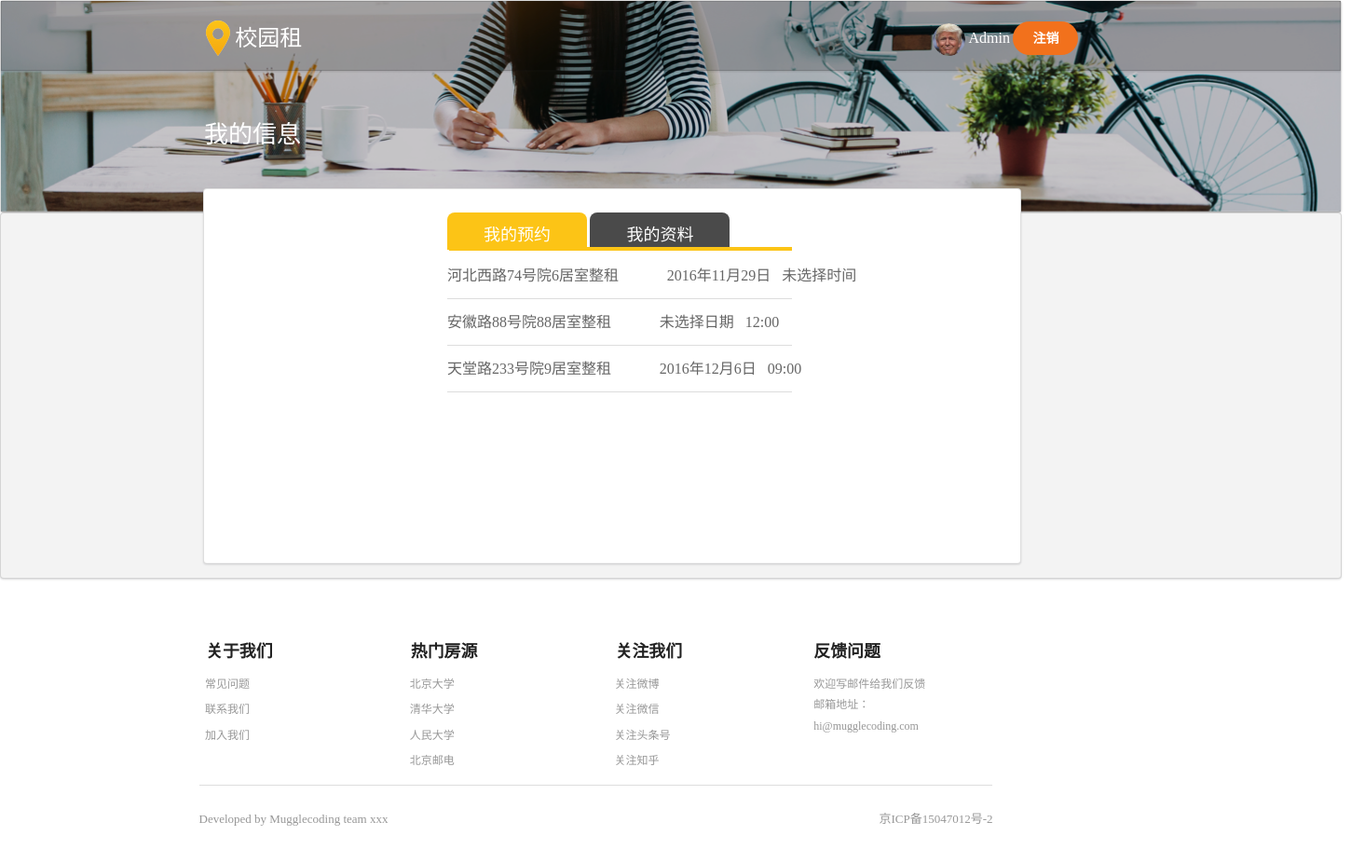
/userinfo/ (signed in), run on the app's committed database.
### workapp/models.py (models this page shows, shortened)
class UserInfo(models.Model):
    belong_to = models.OneToOneField(to=User, related_name='profile')
    username = models.CharField(blank=True, null=False,unique=True,max_length=10)
    phone_number = models.CharField(max_length=11)
    ARTICLE_CHOICES = {
        ('保密', '保密'),
        ('男', '男'),
        ('女', '女'),
    }
    sex = models.CharField(choices=ARTICLE_CHOICES, max_length=10,default='保密')
    email = models.EmailField(blank=True, null=False)
    profile_image = models.ImageField(upload_to='avatar',default='avatar/wenhao.png')

class Collect(models.Model):
    user = models.ForeignKey(to=User,related_name='user')
    house_title = models.ForeignKey(to=HouseInfo,related_name='house_title')
    date = models.CharField(null=True,default='',max_length=50)
    time = models.CharField(null=True, default='',max_length=50)
    phone = models.IntegerField(null=True)

class HouseInfo(models.Model):
    title = models.CharField(max_length=200)# 房源标题
    rent = models.IntegerField(default=1000)# 房源价格
    type = models.CharField(max_length=200)# 类型
    house = models.TextField(default="",blank=True)# 房屋信息
    mianji = models.IntegerField(default=50)
    louceng = models.TextField(default="",blank=True)
    address = models.CharField(max_length=200,blank=True)# 地址信息
    community = models.TextField(default="",blank=True)# 小区信息
    circum = models.TextField(default="",blank=True)# 周边信息
    translate = models.TextField(default="",blank=True)# 交通信息
    installations = models.CharField(max_length=200,blank=True)# 设施信息
    area_to = models.ManyToManyField(to=Area, related_name='area_to')# 房源对应学校名字
    label = models.CharField( max_length=200,blank=True)# 房源标签
    houseIntroduce = models.TextField(blank=True)# 房源简介
    distance = models.IntegerField(default=500)# 房源和学校距离
    ARTICLE_CHOICES = {
        ('一室一厅一卫', '一室一厅一卫'),
        ('二室一厅一卫', '二室一厅一卫'),
        ('三室一厅一卫', '三室一厅一卫'),
        ('三室一厅两卫', '三室一厅两卫'),
        ('三室两厅两卫', '三室两厅两卫'),
        ('四室两厅两卫', '四室两厅两卫'),
    }
    housetype = models.CharField(choices=ARTICLE_CHOICES,max_length=200,blank=True)# 户型
    pic_index = models.ImageField(upload_to='house_pic',blank=True)
    pic_list = models.ImageField(upload_to='house_pic', blank=True)
    pic_max = models.ImageField(upload_to='house_pic')
    pic_1 = models.ImageField(upload_to='house_pic',blank=True)
    pic_2 = models.ImageField(upload_to='house_pic',blank=True)
    pic_3 = models.ImageField(upload_to='house_pic',blank=True)
    pic_4 = models.ImageField(upload_to='house_pic',blank=True)
    pic_5 = models.ImageField(upload_to='house_pic',blank=True)
    pic_6 = models.ImageField(upload_to='house_pic',blank=True)
    pic_7 = models.ImageField(upload_to='house_pic',blank=True)
    pic_8 = models.ImageField(upload_to='house_pic',blank=True)
    pic_9 = models.ImageField(upload_to='house_pic',blank=True)
    def __str__(self):
        return self.title

### workapp/views.py (the view)
# urls.py: url(r'^userinfo/$', userinfo, name='userinfo'),
def userinfo(request):
    context={}
    user = request.user
    try:
        profile = UserInfo.objects.get(belong_to=user)
    except ObjectDoesNotExist:
        profile = UserInfo(belong_to=user,username=user.username,email=user.email)
        profile.save()
    try:
        collect_list = Collect.objects.filter(user=user)
        context['collect_list'] = collect_list
    except ObjectDoesNotExist:
        try:
            a = Collect.objects.filter(house_title='你还没有任何预约哦')
            context['collect_list'] = a
        except ObjectDoesNotExist:
            b = Collect(house_title='你还没有任何预约哦')
            b.save()
            a = Collect.objects.filter(house_title='你还没有任何预约哦')
            context['collect_list'] = a
    return render(request, 'personcenter.html', context)

### workapp/templates/personcenter.html (shortened to what this page needs)
<!DOCTYPE html>
{% load staticfiles %}
<html>
  <head>
    <link rel="stylesheet" href="{% static 'css/semantic.css' %}" media="screen" title="no title">
    <link rel="stylesheet" href="{% static 'css/custom.css' %}" media="screen" title="no title">
  </head>
  <body>
    <div class="ui segment rectangle" style="height:228px;margin:0;padding:0px;">
      <div class="ui top invertd borderless menu" style="height:75px;background-color:rgba(0, 0, 0, 0.2);border-radius: 0px;">
        <a href="{% url 'index' %}"><h3 class="header inverted item zu" style="position:absolute;top:10px;left:200px;">
            <img src="/static/image/logo.png" alt="" style="width:25.9px;height:38px;"/>
            <span style="font-family:SourceHanSansSC-Normal;font-size:24px;font-weight:normal;font-style: normal;font-stretch:normal;text-align:left;color:#ffffff;padding-left:5px;">校园租</span>
        </h3></a>
         <div class="right menu" style="position:absolute;top:25px;left:1000px;">
              <div class="ui inverted middle aligned header">
                <div class="ui middle aligned mini circular image">
                  {% if request.user.profile.profile_image %}
                      <img src="/upload/{{ request.user.profile.profile_image }}" alt="" />
                  {% else %}
                      <img src="http://semantic-ui.com/images/avatar/small/matt.jpg" alt="" />
                  {% endif %}
                </div>
               <span style="font-family:SourceHanSansSC-Normal;font-size:16px;font-weight: normal;font-style:normal;font-stretch: normal;text-align:left;color:#ffffff;">{{ request.user.profile.username|default:request.user.username }}</span>
               <a href="{% url 'logout' %}" class="ui circular button orange in-menu-masterhead">注销</a>
              </div>
         </div>
      </div>
      <h5 class="ui header xinxi" style="width:104px;height: 38px;font-family: SourceHanSansSC-Normal;font-size:26px;font-weight:normal;font-style: normal;font-stretch: normal;color: #ffffff;">
        我的信息
      </h5>
     </div>
  <div class="ui container segment ziliao" style="background-color:#ffffff;">
    <div class="ui basic segment" style="position:relative;left:233px;">
     <div class="ui text inverted header" style="margin-bottom:18px;">
       <button class="ui inverted button" style="font-size:18px;box-shadow: none !important;font-family: SourceHanSansSC-Normal;font-weight: normal;font-style: normal;font-stretch: normal;width:150px;height:40px;border-radius:8px 8px 0 0;background-color:#fcc416;margin:0;">我的预约</button>
       <a href="{% url 'alteruser' %}"><button class="ui inverted button" style="font-size:18px;font-weight:normal;box-shadow: none !important;
  font-style: normal;font-stretch: normal;font-family:SourceHanSansSC-Normal;width:150px;height:40px;margin-right:0;border-radius:8px 8px 0 0;background-color:#4a4a4a;">我的资料</button></a>
       <div class="ui divider" style="margin-top:0;width:368px;border:solid 2px #fcc416;position:absolute;top:48px;right:464px;"></div>
     </div>
     <div class="ui form">
        {% if collect_list %}
            {% for collect in collect_list %}
                <div class="field">
                <span style="font-family:SourceHanSansSC-Normal;font-size:16px;font-weight:normal;font-style:normal;font-stretch: normal;text-align:left;color: #666666;">{{ collect.house_title }}</span> <span style="position:relative;left:49px;font-family:SourceHanSansSC-Normal;font-size:16px;font-weight:normal;font-style:normal;font-stretch: normal;text-align:left;color: #666666;">{{collect.date}} &nbsp; {{collect.time}}</span>
                </div>
                <div class="ui divider" style="width:370px;"></div>
            {% endfor %}
        {%else%}
            <div class="field">
                <span style="font-family:SourceHanSansSC-Normal;font-size:16px;font-weight:normal;font-style:normal;font-stretch: normal;text-align:left;color: #666666;">你还没有任何预约哦</span>
            </div>
        {%endif%}
      </div>
   </div>
 </div>
   <div class="ui vertical very padded segment" style="padding-left:0;">
     <div class="ui basic segment bottom" style="width:879px;height:278px;position:relative;left:200px;">
          <div class="ui grid">
            <div class="four wide column">
               <div class="ui vertical text menu">
                 <div class="item">
                   <h3 class="ui header">关于我们</h3>
                 </div>
                 <a class="item" style="margin-bottom:2px;font-family:SourceHanSansSC-Normal;font-size: 12px;font-weight:normal;font-style: normal;font-stretch: normal;text-align:left;color:#979797;">
                   常见问题
                 </a>
                 <a class="item" style="margin-bottom:2px;font-family:SourceHanSansSC-Normal;font-size: 12px;font-weight:normal;font-style: normal;font-stretch: normal;text-align:left;color:#979797;">
                   联系我们
                 </a>
                 <a class="item" style="margin-bottom:2px;font-family:SourceHanSansSC-Normal;font-size: 12px;font-weight:normal;font-style: normal;font-stretch: normal;text-align:left;color:#979797;">
                   加入我们
                 </a>
               </div>
            </div>
            <div class="four wide column">
               <div class="ui vertical text menu">
                 <div class="item">
                   <h3 class="ui header">热门房源</h3>
                 </div>
                 <a class="item" style="margin-bottom:2px;font-family:SourceHanSansSC-Normal;font-size: 12px;font-weight:normal;font-style: normal;font-stretch: normal;text-align:left;color:#979797;">
                   北京大学
                 </a>
                 <a class="item" style="margin-bottom:2px;font-family:SourceHanSansSC-Normal;font-size: 12px;font-weight:normal;font-style: normal;font-stretch: normal;text-align:left;color:#979797;">
                   清华大学
                 </a>
                 <a class="item" style="margin-bottom:2px;font-family:SourceHanSansSC-Normal;font-size: 12px;font-weight:normal;font-style: normal;font-stretch: normal;text-align:left;color:#979797;">
                   人民大学
                 </a>
                 <a class="item" style="margin-bottom:2px;font-family:SourceHanSansSC-Normal;font-size: 12px;font-weight:normal;font-style: normal;font-stretch: normal;text-align:left;color:#979797;">
                   北京邮电
                 </a>
               </div>
            </div>
            <div class="four wide column">
               <div class="ui vertical text menu">
                 <div class="item">
                   <h3 class="ui header">关注我们</h3>
                 </div>
                 <a class="item" style="margin-bottom:2px;font-family:SourceHanSansSC-Normal;font-size: 12px;font-weight:normal;font-style: normal;font-stretch: normal;text-align:left;color:#979797;">
                   关注微博
                 </a>
                 <a class="item" style="margin-bottom:2px;font-family:SourceHanSansSC-Normal;font-size: 12px;font-weight:normal;font-style: normal;font-stretch: normal;text-align:left;color:#979797;">
                   关注微信
                 </a>
                 <a class="item" style="margin-bottom:2px;font-family:SourceHanSansSC-Normal;font-size: 12px;font-weight:normal;font-style: normal;font-stretch: normal;text-align:left;color:#979797;">
                   关注头条号
                 </a>
                 <a class="item" style="margin-bottom:2px;font-family:SourceHanSansSC-Normal;font-size: 12px;font-weight:normal;font-style: normal;font-stretch: normal;text-align:left;color:#979797;">
                   关注知乎
                 </a>
               </div>
            </div>
            <div class="four wide column">
               <div class="ui vertical text menu fankui">
                 <div class="item" style="padding-left:0px;">
                   <h3 class="ui header">反馈问题</h3>
                 </div>
                 <div class="description one" style="margin-bottom:2px;font-family:SourceHanSansSC-Normal;font-size: 12px;font-weight:normal;font-style: normal;font-stretch: normal;text-align:left;color:#979797;">
                   欢迎写邮件给我们反馈
                 </div>
                 <div class="description two" style="margin-bottom:2px;font-family:SourceHanSansSC-Normal;font-size: 12px;font-weight:normal;font-style: normal;font-stretch: normal;text-align:left;color:#979797;">
                   邮箱地址：
                 </div>
                 <a class="description three" style="margin-bottom:2px;font-family:SourceHanSansSC-Normal;font-size: 12px;font-weight:normal;font-style: normal;font-stretch: normal;text-align:left;color:#979797;">
                   hi@mugglecoding.com
                 </a>
               </div>
            </div>
          </div>
            <div class="ui divider"> </div>
            <div class="ui text borderless menu">
             <div class="item" style="font-family:SourceHanSansSC-Normal;font-size:13px;font-weight:normal;font-style: normal;font-stretch:normal;text-align:left;color:#979797;">
              Developed by Mugglecoding team xxx
             </div>
             <div class="right menu">
              <div class="item" style="font-family:SourceHanSansSC-Normal;font-size:13px;font-weight:normal;font-style: normal;font-stretch:normal;text-align:left;color:#979797;">
               京ICP备15047012号-2
             </div>
            </div>
           </div>
          </div>
    </div>
  </body>
</html>

### workapp/static/css/custom.css (style rules this page uses)
.ui.segment.rectangle { height: 228px; width: 1440px; background: url('../image/banner_bg.png'); background-size: cover; background-repeat: no-repeat; }
.ui.container.segment.ziliao { width: 878px; height: 403px; position: absolute; top:188px; left:218px; }
.ui.segment.rectangle > .ui.header.xinxi { position: absolute; top:103px; left:218px; }

### data on the page
Collect: house_title "河北西路74号院6居室整租", date "2016年11月29日", time "未选择时间"
Collect: house_title "安徽路88号院88居室整租", date "未选择日期", time "12:00"
Collect: house_title "天堂路233号院9居室整租", date "2016年12月6日", time "09:00"

### other printed values
{{ request.user.profile.username|default:request.user.username }} "Admin"
